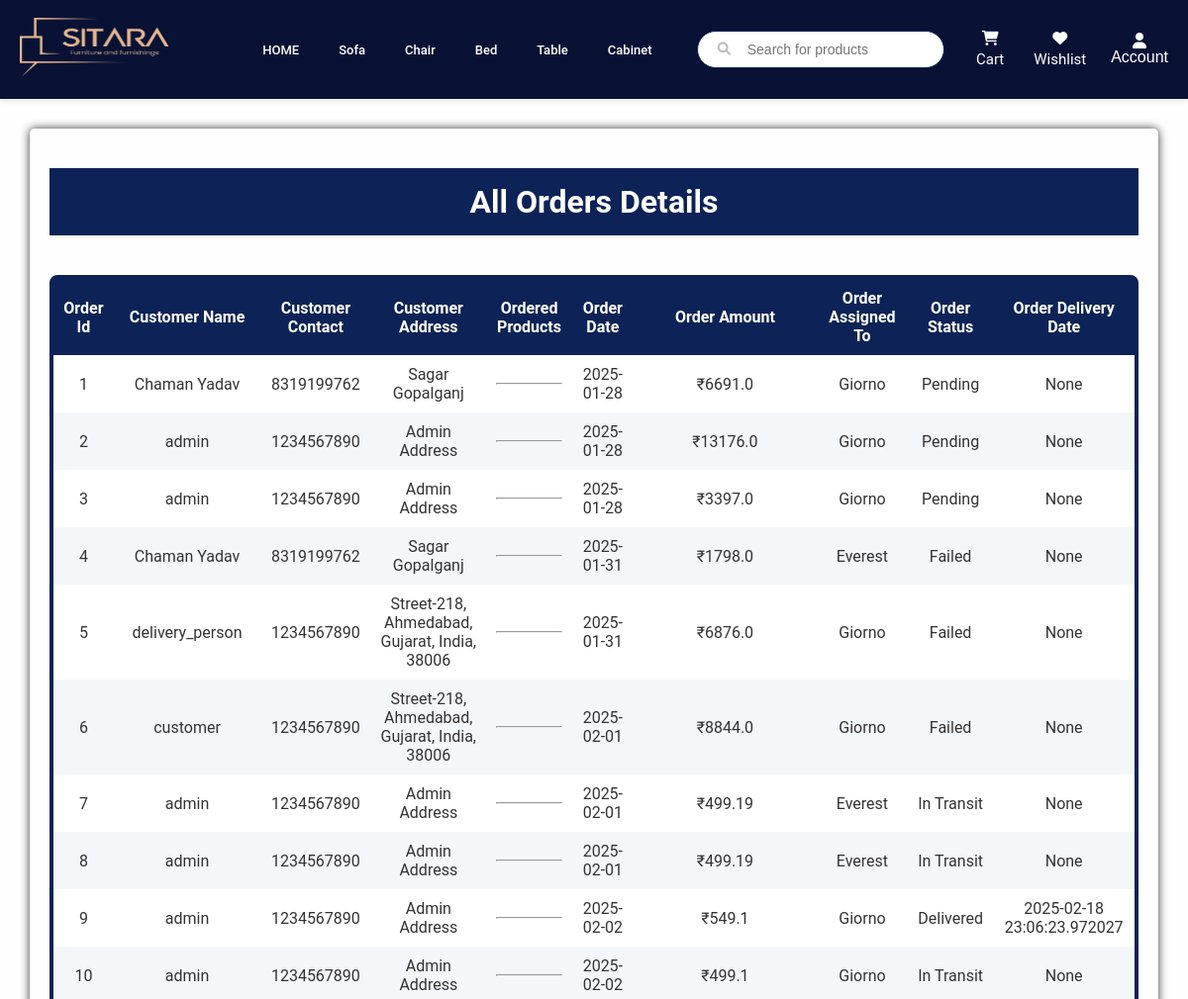
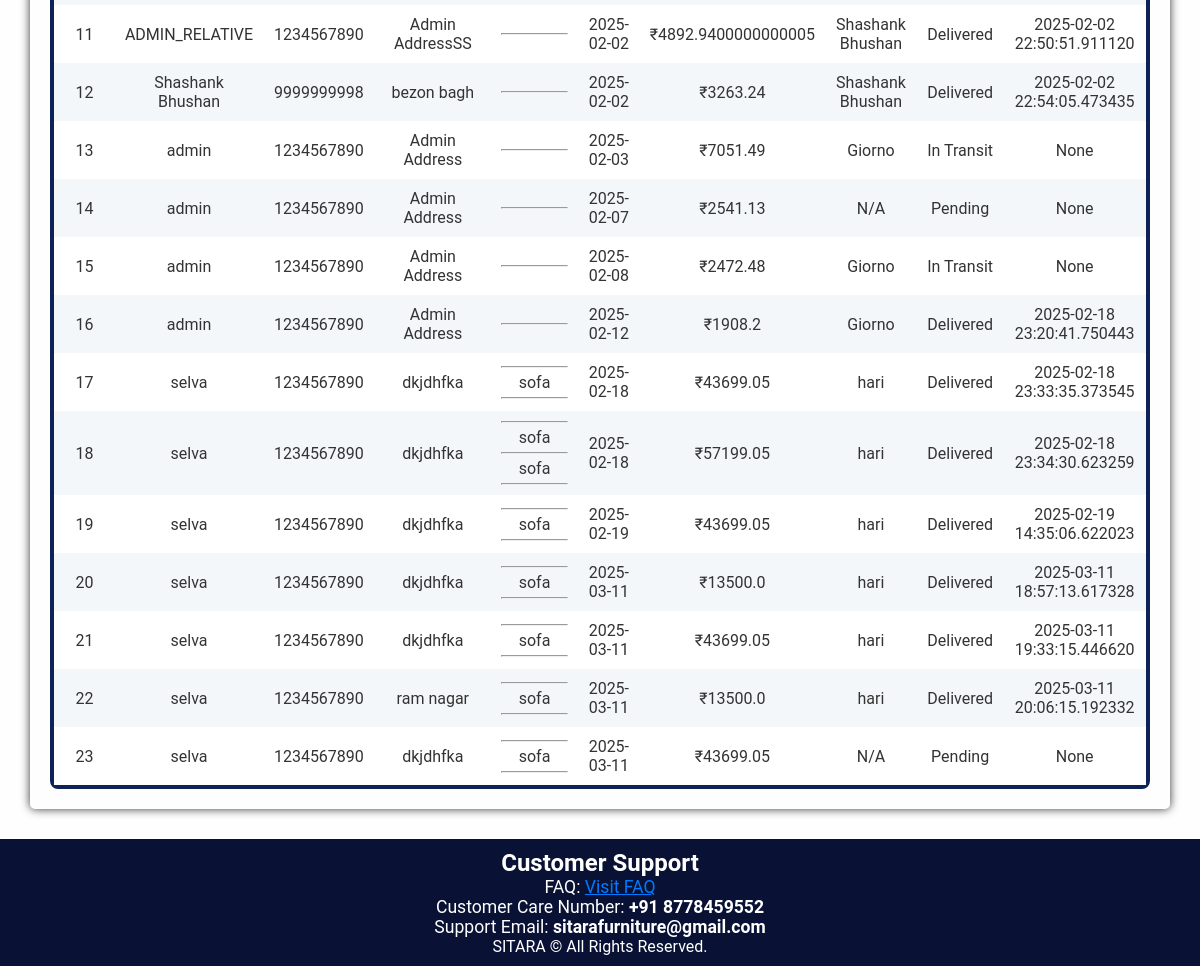
Page /admin/orders (signed in) on the committed database (2 pictures, top to bottom).
### app/models.py (models this page shows, shortened)
class OrderDetails(db.Model):
    __tablename__ = "order_details"
    id = db.Column(db.Integer, primary_key=True)
    user_name = db.Column(db.String(100), nullable=False)
    user_email = db.Column(db.String(100), nullable=False)
    user_contact = db.Column(db.String(20), nullable=False)
    user_address = db.Column(db.String(200), nullable=False)
    user_city = db.Column(db.String(100), nullable=False)
    subtotal = db.Column(db.Float, nullable=False)
    delivery_charges = db.Column(db.Float, nullable=False)
    grand_total = db.Column(db.Float, nullable=False)
    order_date = db.Column(db.DateTime, nullable=False)
    delivered_date = db.Column(db.DateTime, nullable=True)  # Added Delivered_Date
    user_id = db.Column(db.Integer, db.ForeignKey("user.id",name="u_id"), nullable=False)  # Added user_id
    assigned_delivery_person_id = Column(Integer, ForeignKey("user.id",name="d_id"), nullable=True)
    status_options = Enum("Pending", "In Transit", "Delivered", "Failed")
    status = db.Column(status_options, default="Pending", nullable=False)  # Corrected Enum usage
    user = relationship("User", foreign_keys=[user_id])
    assigned_delivery_person = relationship("User", foreign_keys=[assigned_delivery_person_id])
    products = relationship("Product", secondary="ordered_product", viewonly=True)

class User(UserMixin, db.Model):
    id = db.Column(db.Integer, primary_key=True)
    username = db.Column(db.String(50), nullable=False)
    email = db.Column(db.String(100), unique=True, nullable=False)
    password = db.Column(db.String(255), nullable=False)
    role = db.Column(db.String(20), nullable=False)
    contact = db.Column(db.String(20), nullable=False)
    address = db.Column(db.String(200), nullable=False)
    city = db.Column(db.String(100), nullable=False)
    reset_token = db.Column(db.String(128), nullable=True)

class Product(db.Model):
    __tablename__ = "product"
    id = db.Column(db.Integer, primary_key=True)
    name = db.Column(db.String(100), nullable=False)
    price = db.Column(db.Float, nullable=False)
    description = db.Column(db.String(255), nullable=False)
    category = db.Column(db.String(100), nullable=False)
    quantity = db.Column(db.Integer, nullable=False)
    manufacturer = db.Column(db.String(100), nullable=True)
    country_of_origin = db.Column(db.String(50), nullable=True)
    avg_rating = db.Column(db.Float, nullable=True)
    discount = db.Column(db.Float, default=0.0, nullable=True)
    colour = db.Column(db.String(20), nullable=True)
    images = db.relationship("ProductImage", backref="product", lazy=True)
    ratings = relationship("Rating", back_populates="product")

### app/admin.py (the view)
@admin.route("/orders", methods=["GET"])
@restrict_to_admin()
def order_details():
    all_orders = db.session.query(OrderDetails).all()
    return render_template("all_orders.html",orders=all_orders)

### app/utils.py (called while the page is built)
def restrict_to_admin():
    def decorator(f):
        @wraps(f)
        @login_required
        def decorated_function(*args, **kwargs):
            if current_user.role != "admin":
                flash("Access denied! Admins only.", "danger")
                return redirect(url_for("main.home"))
            return f(*args, **kwargs)
        return decorated_function
    return decorator

### app/templates/all_orders.html (shortened to what this page needs)
<!DOCTYPE html>
<html lang="en">
    <head>
        <link rel="stylesheet" href="{{ url_for('static',filename='delivery_dashboard.css') }}">
    </head>
    {% extends 'home.html' %}
    {% block content %}
    <div class="dashboard-container">
        <div class="header">All Orders Details</div>
        <div class="order-list">
            {% if orders %}
            <table>
                <thead>
                    <tr>
                        <th> Order Id </th>
                        <th> Customer Name </th>
                        <th> Customer Contact </th>
                        <th> Customer Address </th>
                        <th> Ordered Products</th>
                        <th> Order Date</th>
                        <th> Order Amount</th>
                        <th> Order Assigned To </th>
                        <th> Order Status </th>
                        <th> Order Delivery Date </th>
                    </tr>
                </thead>
                <tbody>
                    {% for order in orders %}
                    <tr>
                        <td>{{ order.id }}</td>
                        <td>{{ order.user_name }}</td>
                        <td>{{ order.user_contact }}</td>
                        <td>{{ order.user_address }}</td>
                        <td>
                            <hr>
                            {% for product in order.products %}
                            <p class="product-name">{{ product.name }}</p>
                            <hr>
                            {% endfor %}
                        </td>
                        <td>{{ order.order_date.strftime('%Y-%m-%d') }}</td>
                        <td>₹{{ order.grand_total }}</td>
                        <td>{% if order.assigned_delivery_person %}
                            {{ order.assigned_delivery_person.username }}
                            {% else %}
                            N/A
                            {% endif %}
                        </td>
                        <td>{{ order.status }}</td>
                        <td>{{ order.delivered_date }}</td>
                    </tr>
                    {% endfor %}
                </tbody>
            </table>
            {% else %}
            <p>No orders available.</p>
            {% endif %}
        </div>
    </div>
    {% endblock %}

### app/static/delivery_dashboard.css (style rules this page uses)
body { margin: 0; font-family: Arial, sans-serif; background-color: white; color: #333; }
table { border: 4px solid #0d2357; border-radius: 8px; width: 100%; margin-top: 20px; text-align: center; border-spacing: 0; }
th, td { padding: 10px; }
table thead { background-color: #0d2357; color: #fff; }
table tbody tr:nth-child(even) { background-color: #f4f7fa; }
table tbody tr:nth-child(odd) { background-color: #fff; }
.product-name { padding: 5px; }
.dashboard-container { margin: 20px; padding: 20px; background-color: rgba(255, 255, 255, 0.1); border-radius: 5px; box-shadow: 0 0 10px rgba(0, 0, 0, 0.8); display: block; flex-grow: 1; }
.dashboard-container .header { font-size: 2em; padding: 15px; text-align: center; font-weight: bold; background-color: #0d2357; color: #fff; margin-top: 20px; margin-bottom: 20px; }
.dashboard-container .order-list { display: flex; flex-direction: column; gap: 20px; }

### app/static/home.css (style rules this page uses)
* { margin: 0; padding-top: 0; box-sizing: border-box; }
body { margin: 0; padding: 0; background-color: #f4f4f4; color: #333; */ }

### rows in the picture
OrderDetails: id "1", user_name "Chaman Yadav", user_contact "8319199762", user_address "Sagar Gopalganj", order_date "2025-01-28", grand_total "6691.0", assigned_delivery_person.username "Giorno", status "Pending", delivered_date "None"
OrderDetails: id "2", user_name "admin", user_contact "1234567890", user_address "Admin Address", order_date "2025-01-28", grand_total "13176.0", assigned_delivery_person.username "Giorno", status "Pending", delivered_date "None"
OrderDetails: id "3", user_name "admin", user_contact "1234567890", user_address "Admin Address", order_date "2025-01-28", grand_total "3397.0", assigned_delivery_person.username "Giorno", status "Pending", delivered_date "None"
OrderDetails: id "4", user_name "Chaman Yadav", user_contact "8319199762", user_address "Sagar Gopalganj", order_date "2025-01-31", grand_total "1798.0", assigned_delivery_person.username "Everest", status "Failed", delivered_date "None"
OrderDetails: id "5", user_name "delivery_person", user_contact "1234567890", user_address "Street-218, Ahmedabad, Gujarat, India, 38006", order_date "2025-01-31", grand_total "6876.0", assigned_delivery_person.username "Giorno", status "Failed", delivered_date "None"
OrderDetails: id "6", user_name "customer", user_contact "1234567890", user_address "Street-218, Ahmedabad, Gujarat, India, 38006", order_date "2025-02-01", grand_total "8844.0", assigned_delivery_person.username "Giorno", status "Failed", delivered_date "None"
OrderDetails: id "7", user_name "admin", user_contact "1234567890", user_address "Admin Address", order_date "2025-02-01", grand_total "499.19", assigned_delivery_person.username "Everest", status "In Transit", delivered_date "None"
OrderDetails: id "8", user_name "admin", user_contact "1234567890", user_address "Admin Address", order_date "2025-02-01", grand_total "499.19", assigned_delivery_person.username "Everest", status "In Transit", delivered_date "None"
OrderDetails: id "9", user_name "admin", user_contact "1234567890", user_address "Admin Address", order_date "2025-02-02", grand_total "549.1", assigned_delivery_person.username "Giorno", status "Delivered", delivered_date "2025-02-18 23:06:23.972027"
OrderDetails: id "10", user_name "admin", user_contact "1234567890", user_address "Admin Address", order_date "2025-02-02", grand_total "499.1", assigned_delivery_person.username "Giorno", status "In Transit", delivered_date "None"
OrderDetails: id "11", user_name "ADMIN_RELATIVE", user_contact "1234567890", user_address "Admin AddressSS", order_date "2025-02-02", grand_total "4892.9400000000005", assigned_delivery_person.username "Shashank Bhushan", status "Delivered", delivered_date "2025-02-02 22:50:51.911120"
OrderDetails: id "12", user_name "Shashank Bhushan", user_contact "9999999998", user_address "bezon bagh", order_date "2025-02-02", grand_total "3263.24", assigned_delivery_person.username "Shashank Bhushan", status "Delivered", delivered_date "2025-02-02 22:54:05.473435"
OrderDetails: id "13", user_name "admin", user_contact "1234567890", user_address "Admin Address", order_date "2025-02-03", grand_total "7051.49", assigned_delivery_person.username "Giorno", status "In Transit", delivered_date "None"
OrderDetails: id "14", user_name "admin", user_contact "1234567890", user_address "Admin Address", order_date "2025-02-07", grand_total "2541.13", shows "N/A", status "Pending", delivered_date "None"
OrderDetails: id "15", user_name "admin", user_contact "1234567890", user_address "Admin Address", order_date "2025-02-08", grand_total "2472.48", assigned_delivery_person.username "Giorno", status "In Transit", delivered_date "None"
OrderDetails: id "16", user_name "admin", user_contact "1234567890", user_address "Admin Address", order_date "2025-02-12", grand_total "1908.2", assigned_delivery_person.username "Giorno", status "Delivered", delivered_date "2025-02-18 23:20:41.750443"
OrderDetails: id "17", user_name "selva", user_contact "1234567890", user_address "dkjdhfka", order_date "2025-02-18", grand_total "43699.05", assigned_delivery_person.username "hari", status "Delivered", delivered_date "2025-02-18 23:33:35.373545"
Product: name "sofa"
OrderDetails: id "18", user_name "selva", user_contact "1234567890", user_address "dkjdhfka", order_date "2025-02-18", grand_total "57199.05", assigned_delivery_person.username "hari", status "Delivered", delivered_date "2025-02-18 23:34:30.623259"
Product: name "sofa"
OrderDetails: id "19", user_name "selva", user_contact "1234567890", user_address "dkjdhfka", order_date "2025-02-19", grand_total "43699.05", assigned_delivery_person.username "hari", status "Delivered", delivered_date "2025-02-19 14:35:06.622023"
OrderDetails: id "20", user_name "selva", user_contact "1234567890", user_address "dkjdhfka", order_date "2025-03-11", grand_total "13500.0", assigned_delivery_person.username "hari", status "Delivered", delivered_date "2025-03-11 18:57:13.617328"
OrderDetails: id "21", user_name "selva", user_contact "1234567890", user_address "dkjdhfka", order_date "2025-03-11", grand_total "43699.05", assigned_delivery_person.username "hari", status "Delivered", delivered_date "2025-03-11 19:33:15.446620"
OrderDetails: id "22", user_name "selva", user_contact "1234567890", user_address "ram nagar", order_date "2025-03-11", grand_total "13500.0", assigned_delivery_person.username "hari", status "Delivered", delivered_date "2025-03-11 20:06:15.192332"
OrderDetails: id "23", user_name "selva", user_contact "1234567890", user_address "dkjdhfka", order_date "2025-03-11", grand_total "43699.05", shows "N/A", status "Pending", delivered_date "None"
